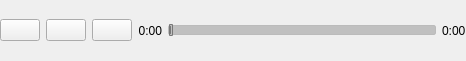
<?xml version="1.0" encoding="UTF-8"?>
<ui version="4.0">
 <class>pbwidget</class>
 <widget class="QWidget" name="pbwidget">
  <property name="geometry">
   <rect>
    <x>0</x>
    <y>0</y>
    <width>466</width>
    <height>61</height>
   </rect>
  </property>
  <property name="sizePolicy">
   <sizepolicy hsizetype="Minimum" vsizetype="Minimum">
    <horstretch>0</horstretch>
    <verstretch>0</verstretch>
   </sizepolicy>
  </property>
  <property name="windowTitle">
   <string>Form</string>
  </property>
  <property name="styleSheet">
   <string notr="true">QSlider::groove:horizontal {
border: 1px solid #bbb;
background: rgba(0,0,0,50);
height: 8px;
border-radius: 2px;
}

QSlider::sub-page:horizontal {
background: rgba(0,0,0,200);
border: 1px solid #777;
margin: 1px;
height: 10px;
border-radius: 1px;
}

QSlider::handle:horizontal {
background: qlineargradient(x1:0, y1:0, x2:1, y2:1,
    stop:0 #FFF, stop:1 #DDD);
border: 1px solid #777;
width: 2px;
margin: -2px 0px;
border-radius: 1px;
}

QSlider::handle:horizontal:hover {
background: #FFF;
border: 1px solid #444;
}</string>
  </property>
  <layout class="QHBoxLayout" name="horizontalLayout">
   <property name="margin">
    <number>0</number>
   </property>
   <item>
    <widget class="QPushButton" name="prevBtn">
     <property name="maximumSize">
      <size>
       <width>40</width>
       <height>16777215</height>
      </size>
     </property>
     <property name="text">
      <string/>
     </property>
     <property name="icon">
      <iconset resource="../../res/res.qrc">
       <normaloff>:/imgs/prev</normaloff>:/imgs/prev</iconset>
     </property>
    </widget>
   </item>
   <item>
    <widget class="QPushButton" name="playBtn">
     <property name="text">
      <string/>
     </property>
    </widget>
   </item>
   <item>
    <widget class="QPushButton" name="nextBtn">
     <property name="maximumSize">
      <size>
       <width>40</width>
       <height>16777215</height>
      </size>
     </property>
     <property name="text">
      <string/>
     </property>
     <property name="icon">
      <iconset resource="../../res/res.qrc">
       <normaloff>:/imgs/next</normaloff>:/imgs/next</iconset>
     </property>
    </widget>
   </item>
   <item>
    <widget class="QLabel" name="playedLbl">
     <property name="text">
      <string>0:00</string>
     </property>
     <property name="alignment">
      <set>Qt::AlignRight|Qt::AlignTrailing|Qt::AlignVCenter</set>
     </property>
    </widget>
   </item>
   <item>
    <widget class="MusicSlider" name="playSlider">
     <property name="maximum">
      <number>1000</number>
     </property>
     <property name="singleStep">
      <number>0</number>
     </property>
     <property name="pageStep">
      <number>0</number>
     </property>
     <property name="value">
      <number>0</number>
     </property>
     <property name="sliderPosition">
      <number>0</number>
     </property>
     <property name="orientation">
      <enum>Qt::Horizontal</enum>
     </property>
    </widget>
   </item>
   <item>
    <widget class="QLabel" name="totalLbl">
     <property name="text">
      <string>0:00</string>
     </property>
    </widget>
   </item>
  </layout>
 </widget>
 <customwidgets>
  <customwidget>
   <class>MusicSlider</class>
   <extends>QSlider</extends>
   <header>playback/musicslider.h</header>
  </customwidget>
 </customwidgets>
 <resources>
  <include location="../../res/res.qrc"/>
 </resources>
 <connections/>
</ui>
